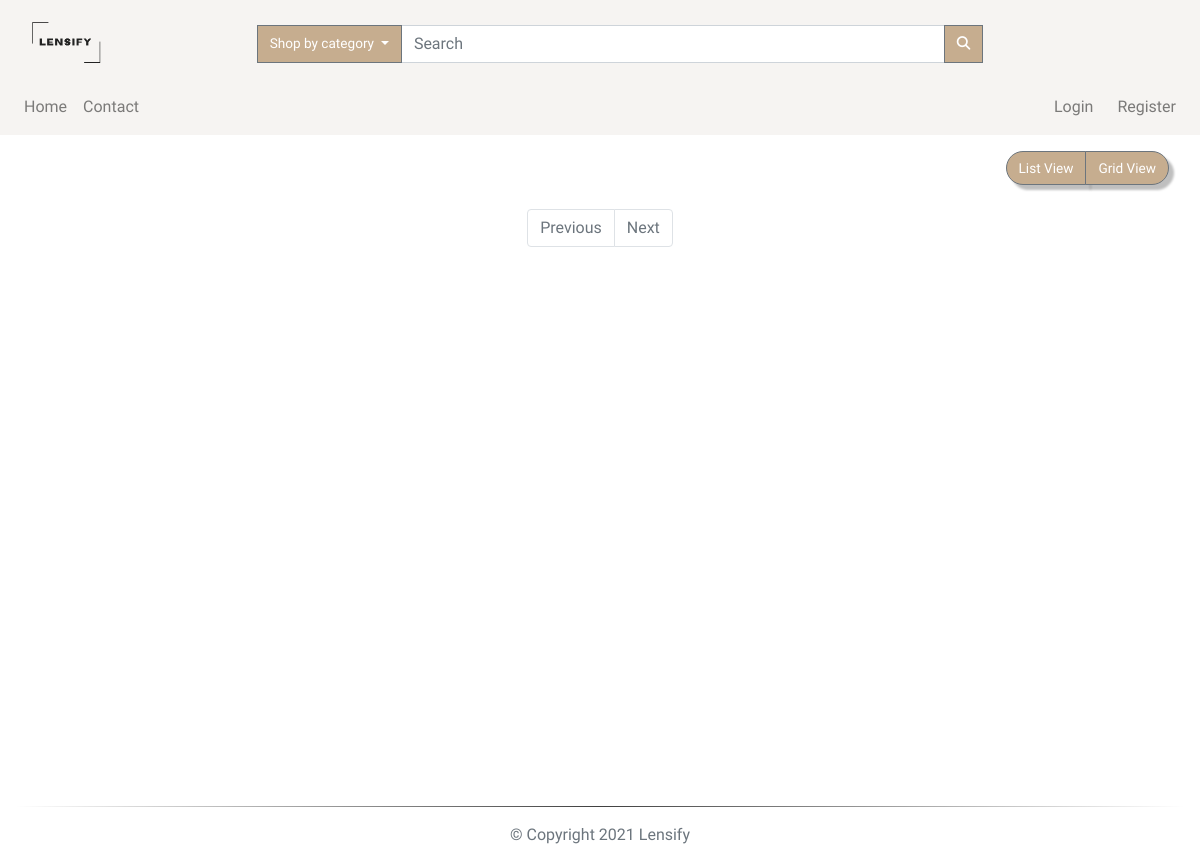
The app's page /search/cat/1, older data.
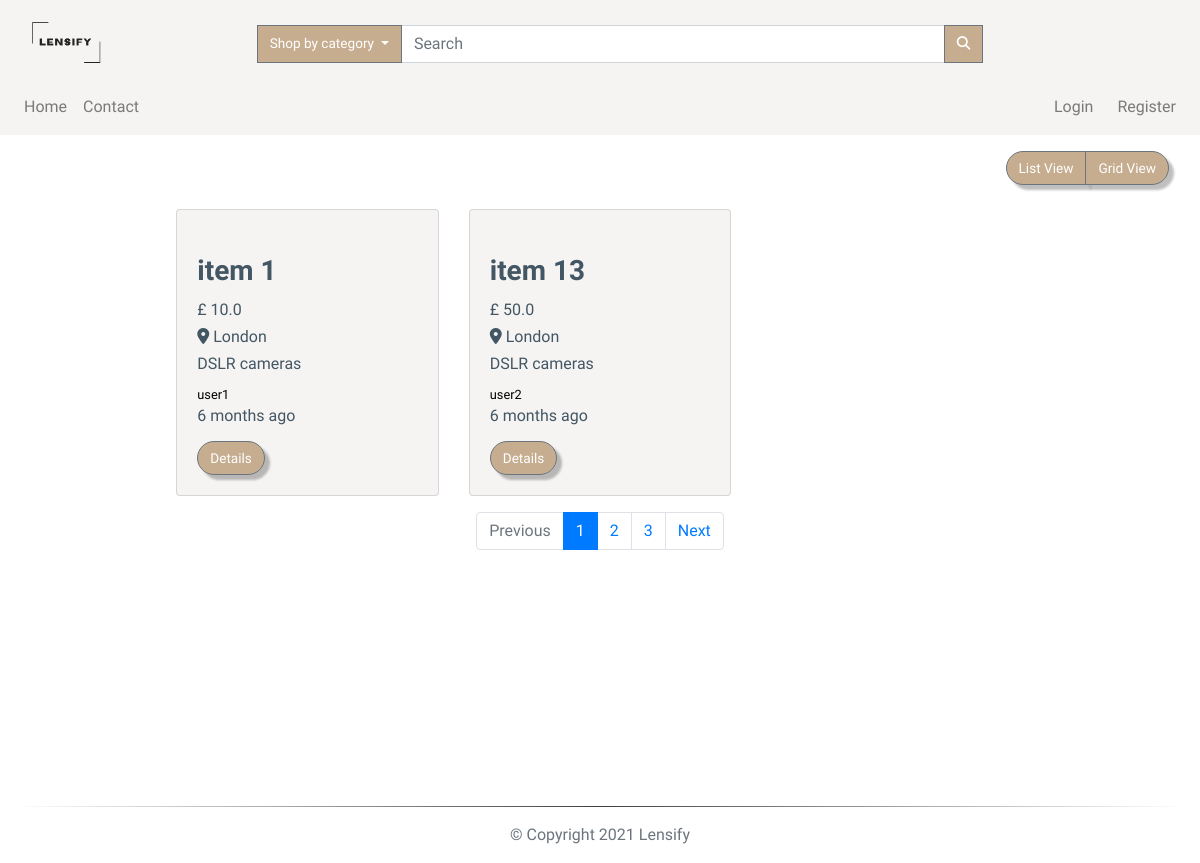
The same page, newer data.
### app/models.py (models this page shows, shortened)
class TimestampMixin(object):
    created_at = db.Column(db.DateTime, nullable=False,
                           default=datetime.utcnow)
    updated_at = db.Column(db.DateTime, onupdate=datetime.utcnow)

class ItemForSale(db.Model, TimestampMixin):
    __tablename__ = "for_sale"
    id = db.Column(db.Integer, primary_key=True)
    title = db.Column(db.String(100), nullable=False)
    description = db.Column(db.Text, nullable=False)
    quantity = db.Column(db.Integer, nullable=False, default=1)
    condition = db.Column(db.String(50), nullable=False)
    item_city = db.Column(db.String(50), nullable=False)
    price = db.Column(db.Float, nullable=False)
    item_views = db.Column(db.Integer, default=0)
    image_file = db.Column(db.String(80), nullable=False,
                           default="item.jpg")
    sold = db.Column(db.Boolean, default=False)
    seller_id = db.Column(db.Integer, db.ForeignKey('users.id'))
    category_id = db.Column(db.Integer, db.ForeignKey('categories.id'))
    item_in_order = db.relationship(
        "OrderItem", backref="item", lazy="dynamic"
    )

class Category(db.Model, TimestampMixin):
    __tablename__ = "categories"
    id = db.Column(db.Integer, primary_key=True)
    name = db.Column(db.String(30), nullable=False, unique=True)
    item_cat = db.relationship(
        "ItemForSale", backref="category", lazy="dynamic")

class User(db.Model, TimestampMixin, UserMixin):
    __tablename__ = "users"
    id = db.Column(db.Integer, primary_key=True)
    first_name = db.Column(db.String(50), nullable=False)
    last_name = db.Column(db.String(50), nullable=False)
    username = db.Column(db.String(50), unique=True, nullable=False)
    email = db.Column(db.String(115), unique=True, nullable=False)
    image_file = db.Column(db.String(80), nullable=False,
                           default="default.jpg")
    password_hash = db.Column(db.String(60), nullable=False)
    items_for_sale = db.relationship(
        "ItemForSale", backref="seller", lazy="dynamic")
    orders = db.relationship("Order", backref="buyer", lazy=True)
    address = db.relationship(
        "Address", secondary="user_addresses", backref="user", lazy="dynamic"
    )
    followed = db.relationship(
        "User", secondary=followers,
        primaryjoin=(followers.c.follower_id == id),
        secondaryjoin=(followers.c.followed_id == id),
        backref=db.backref("followers", lazy="dynamic"), lazy="dynamic")
    reviewed = db.relationship(
        "Review", backref="user_reviewed", primaryjoin=(Review.user_reviewed_id == id), lazy="dynamic"
    )
    reviewer = db.relationship(
        "Review", backref="user_reviewer", primaryjoin=(Review.user_reviewer_id == id), lazy="dynamic"
    )

### app/routes.py (the view)
@app.route('/search/cat/<cat_id>', methods=['GET', 'POST'])
@app.route('/search', methods=['GET', 'POST'])
def search(cat_id=None):
    page = request.args.get('page', 1, type=int)
    available_items = ItemForSale.query.filter_by(sold=False)\
        .order_by(ItemForSale.id.desc()).paginate(page, app.config['LISTINGS_PER_PAGE'], False)
    if cat_id is None:
        target_string = request.form['search']
        listings = ItemForSale.query.filter(
            or_(
                ItemForSale.title.contains(target_string),
                ItemForSale.description.contains(target_string)
            )
        ).filter(ItemForSale.sold == False).all()
        if target_string == '':
            search_msg = 'No record(s) found - displaying all records'
            color = 'danger'
        else:
            search_msg = f'{len(listings)} item(s) found'
            color = 'success'
    else:
        available_items = ItemForSale.query.join(
            Category, (ItemForSale.category_id == cat_id)).filter(ItemForSale.sold == False)\
            .paginate(page, app.config['LISTINGS_PER_PAGE'], False)
        next_url = url_for('search', cat_id=cat_id, page=available_items.next_num) \
            if available_items.has_next else None
        prev_url = url_for('search', cat_id=cat_id, page=available_items.prev_num) \
            if available_items.has_prev else None
        return render_template("search.html", available_items=available_items.items,
                               next_url=next_url, prev_url=prev_url, page=page, page_num=available_items.iter_pages())
    return render_template("_search.html", title='Search result', listings=listings,
                           search_msg=search_msg, color=color)

### app/routes.py (called while the page is built)
@app.before_request
def before_request():
    if current_user.is_authenticated:
        current_user.updated_at = datetime.utcnow()
        db.session.commit()

@app.context_processor
def inject_categories():
    categories = Category.query.join(
        ItemForSale, (Category.id == ItemForSale.category_id)).filter(ItemForSale.sold == False).all()
    return dict(categories=categories)

### app/templates/search.html (shortened to what this page needs)
{% extends "layout.html" %}
{% block app_content %}
<div class="row">
  <div class="col-lg-12 my-3">
    <div class="float-right mr-3">
      <div class="btn-group">
        <button class="btn btn-secondary" id="list">
          List View
        </button>
        <button class="btn btn-secondary" id="grid">
          Grid View
        </button>
      </div>
    </div>
  </div>
</div>
<div id="products" class="row view-group w-75 mx-auto">
  {% for item in available_items %}
  <div class=" item col-12 col-md-6 col-lg-4 py-2">
    <div class="card custom-bg h-100">
      <div class="card-body">
        <h3 class="card-title list-group-item-heading font-weight-bold ">{{item.title}}</h3>
        <small class="d-block font-weight-bold card-text">
          <h6>£ {{ item.price }}</h6>
        </small>
        <small class="font-weight-bold card-text">
          <h6 class="text-capitalize"><i class="fas fa-map-marker-alt"></i> {{item.item_city}}</h6>
        </small>
        <small class="card-text">
          <h6>{{ item.category.name }}</h6>
        </small>
        <small class="card-text">
          <a href="{{url_for('user', username=item.seller.username)}}">
            {{ item.seller.username }}
          </a>
        </small>
        <small class="card-text">
          <h6>{{ moment(item.created_at).fromNow() }}</h6>
        </small>
        <a href="{{url_for('item', item_id=item.id)}}" class="btn btn-secondary mt-2">
          Details
        </a>
      </div>
    </div>
  </div>
  {% endfor %}
  <nav aria-label="Page navigation" class="col-12 my-2">
    <ul class="pagination justify-content-center">
      <li class="page-item {% if not prev_url %} disabled {% endif %}">
        <a class="page-link" href="{{ prev_url }}" tabindex="-1">Previous</a>
      </li>
      {% for num in page_num %}
      {% if num %}
      <li class="page-item {% if page == num %} active {% endif %}"><a class="page-link"
          href="{{url_for('index', page=num)}}">{{ num }}</a></li>
      {% else %}
      <span class="page-item ellipsis">…</span>
      {% endif %}
      {% endfor %}
      <li class="page-item {% if not next_url %} disabled {% endif %}">
        <a class="page-link" href="{{ next_url }}">Next</a>
      </li>
    </ul>
  </nav>
</div>
{% endblock app_content %}

### app/templates/layout.html (shortened to what this page needs)
{% extends "bootstrap/base.html" %}
{% block styles %}
<link rel="stylesheet" href="https://stackpath.bootstrapcdn.com/bootstrap/4.5.0/css/bootstrap.min.css"
>
<link rel="stylesheet" href="https://cdnjs.cloudflare.com/ajax/libs/animate.css/3.7.0/animate.css" />
<link rel="stylesheet" href="{{url_for('.static', filename='css/styles.css')}}" />
{% endblock styles %}
{% block body %}
{% block navbar %}
<nav class="navbar navbar-expand-lg navbar-light custom-bg">
  <a href="{{url_for('index')}}" class="col-4 col-md-2 logo-container">
    <img class="navbar-brand img-fluid mt-2" src="{{url_for('.static', filename='img/logo.png')}}" alt="logo" />
  </a>
  <div class="collapse navbar-collapse pt-2 col-12 col-lg-9" id="search">
    <form class="form-inline col-12 input-group" method='POST' action="{{ url_for('search') }}">
      <div class="dropdown ml-3 input-group-append">
        <button class="btn btn-secondary dropdown-toggle no-radius" type="button" id="dropdownMenuButton"
          data-toggle="dropdown" aria-haspopup="true" aria-expanded="false">
          Shop by category
        </button>
      </div>
      <input class="form-control col-8 input-group-append" type="search" placeholder="Search" aria-label="Search" name="search" >
      <div class="input-group-append">
        <button class="btn btn-secondary no-radius" type="submit">
          <i class="fas fa-search"></i>
        </button>
      </div>
    </form>
  </div>
</nav>
<nav class="navbar navbar-expand-lg navbar-light custom-bg py-0">
  <div id="links" class="collapse navbar-collapse py-2">
    <div class="navbar-nav text-center">
      <a class="nav-item nav-link" href="{{url_for('index')}}">Home</a>
      <a class="nav-item nav-link" href="{{url_for('contact')}}">Contact</a>
    </div>
    <div class="navbar-nav ml-auto text-center">
      {% if current_user.is_authenticated %}
      <div class="dropdown">
        <a class="dropdown-toggle" type="button" id="dropdownMenuButton" data-toggle="dropdown" aria-haspopup="true"
          aria-expanded="false">
          Hello, {{current_user.first_name.capitalize()}}
        </a>
        <div class="dropdown-menu dropdown-menu-right text-center" aria-labelledby="dropdownMenuButton">
          <a class="dropdown-item" href="{{url_for('user', username=current_user.username)}}">
            Account
          </a>
          <a class="dropdown-item" href="{{url_for('user_settings')}}">
            Settings
          </a>
          <a class="dropdown-item" href="{{url_for('user_orders')}}">
            Orders
          </a>
          <a class="dropdown-item" href="{{url_for('new_item')}}">
            Sell
          </a>
          <a class="dropdown-item" href="{{url_for('logout')}}">Sign out</a>
        </div>
      </div>
      <div class="ml-3 text-center d-none d-lg-block" id="cart">
        <a href="{{url_for('cart')}}">
          <i class="fas fa-shopping-cart fa-lg"></i> ({{session['cart']|length}})
        </a>
      </div>
      {%else%}
      <a class="nav-item nav-link mr-2" href="{{url_for('login')}}">Login</a>
      <a class="nav-item nav-link" href="{{url_for('register')}}">Register</a>
      {%endif%}
    </div>
  </div>
</nav>
{% endblock navbar%}
{% block content %}
<main class="my-auto">
  <div class="container-fluid">
    {% block app_content %} {% endblock app_content %}
  </div>
</main>
{% endblock content%}
<footer class="footer navbar-fixed-bottom">
  <div class="container-fluid">
    <hr>
    <p class="text-muted pb-3 text-center">
      &copy;
      Copyright
      Lensify
    </p>
  </div>
</footer>
{% endblock body %}

### app/static/css/styles.css (style rules this page uses)
:root { --main-color: #fff; --second-color: #425664; --third-color: #f6f4f2; --fourth-color: #c6ad8f; }
*, *::before, *::after { margin: 0; padding: 0; box-sizing: border-box; list-style: none; text-decoration: none; }
body, html { background: var(--main-color); min-height: 100vh; width: 100%; color: var(--second-color); font-family: "Raleway", sans-serif; word-break: normal; }
html { position: relative; }
.footer { position: absolute; bottom: 0; width: 100%; height: 10px; }
a { color: black; text-decoration: none; cursor: pointer; }
ul { margin: 0; }
P { word-break: normal; }
hr { border: none; height: 1px; background-image: linear-gradient( to right, rgba(0, 0, 0, 0), rgba(0, 0, 0, 0.75), rgba(0, 0, 0, 0) ); }
.btn { font-size: 85%; white-space: nowrap; }
.btn-secondary { filter: drop-shadow(5px 5px 1px rgba(0, 0, 0, 0.25)); background-color: var(--fourth-color); border-radius: 20px; color: var(--main-color); }
.no-radius { filter: none; border-radius: 0px; color: var(--main-color); }
.custom-bg { background-color: var(--third-color); }
.logo-container img { width: 70px; height: 55px; }
.pagination { flex-wrap: wrap; }

Row changes from the older to the newer data that the page shows:
added ItemForSale: title "item 1", price "10.0", item_city "London", category.name "DSLR cameras", seller.username "user1", created_at "6 months ago"
added ItemForSale: title "item 13", price "50.0", item_city "London", category.name "DSLR cameras", seller.username "user2", created_at "6 months ago"
Text that changed along with them:
new list line: "1"
new list line: "2"
new list line: "3"
